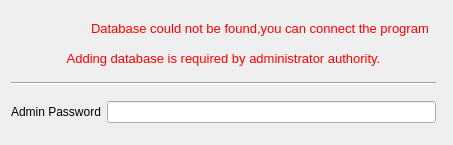
<?xml version="1.0" encoding="UTF-8"?>
<ui version="4.0">
 <class>YONETICI_IZNI_BATCH</class>
 <widget class="QDialog" name="YONETICI_IZNI_BATCH">
  <property name="geometry">
   <rect>
    <x>0</x>
    <y>0</y>
    <width>453</width>
    <height>145</height>
   </rect>
  </property>
  <property name="minimumSize">
   <size>
    <width>0</width>
    <height>145</height>
   </size>
  </property>
  <property name="maximumSize">
   <size>
    <width>780</width>
    <height>145</height>
   </size>
  </property>
  <property name="windowTitle">
   <string>Dialog</string>
  </property>
  <layout class="QGridLayout" name="gridLayout">
   <item row="0" column="0" colspan="2">
    <widget class="QLabel" name="label">
     <property name="sizePolicy">
      <sizepolicy hsizetype="Preferred" vsizetype="Fixed">
       <horstretch>0</horstretch>
       <verstretch>0</verstretch>
      </sizepolicy>
     </property>
     <property name="styleSheet">
      <string notr="true">color:red</string>
     </property>
     <property name="text">
      <string>&lt;!DOCTYPE HTML PUBLIC &quot;-//W3C//DTD HTML 4.0//EN&quot; &quot;http://www.w3.org/TR/REC-html40/strict.dtd&quot;&gt;
&lt;html&gt;&lt;head&gt;&lt;meta name=&quot;qrichtext&quot; content=&quot;1&quot; /&gt;&lt;style type=&quot;text/css&quot;&gt;
p, li { white-space: pre-wrap; }
&lt;/style&gt;&lt;/head&gt;&lt;body style=&quot; font-family:'Ubuntu'; font-size:11pt; font-weight:400; font-style:normal;&quot;&gt;
&lt;p style=&quot; margin-top:0px; margin-bottom:0px; margin-left:0px; margin-right:0px; -qt-block-indent:0; text-indent:0px;&quot;&gt;&lt;span style=&quot; font-family:'Sans Serif'; font-size:10pt;&quot;&gt;	Database could not be found,you can connect the program&lt;/span&gt;&lt;/p&gt;
&lt;p style=&quot;-qt-paragraph-type:empty; margin-top:0px; margin-bottom:0px; margin-left:0px; margin-right:0px; -qt-block-indent:0; text-indent:0px; font-family:'Sans Serif'; font-size:10pt;&quot;&gt;&lt;br /&gt;&lt;/p&gt;
&lt;p align=&quot;center&quot; style=&quot; margin-top:0px; margin-bottom:0px; margin-left:0px; margin-right:0px; -qt-block-indent:0; text-indent:0px;&quot;&gt;&lt;span style=&quot; font-family:'Sans Serif'; font-size:10pt;&quot;&gt;Adding database is required by administrator authority.&lt;/span&gt;&lt;/p&gt;&lt;/body&gt;&lt;/html&gt;</string>
     </property>
    </widget>
   </item>
   <item row="1" column="0" colspan="2">
    <widget class="Line" name="line">
     <property name="orientation">
      <enum>Qt::Horizontal</enum>
     </property>
    </widget>
   </item>
   <item row="2" column="0">
    <widget class="QLabel" name="label_3">
     <property name="sizePolicy">
      <sizepolicy hsizetype="Fixed" vsizetype="Preferred">
       <horstretch>0</horstretch>
       <verstretch>0</verstretch>
      </sizepolicy>
     </property>
     <property name="text">
      <string>Admin Password</string>
     </property>
    </widget>
   </item>
   <item row="2" column="1">
    <widget class="QLineEdit" name="line_edit_yonetici_sifre">
     <property name="echoMode">
      <enum>QLineEdit::Password</enum>
     </property>
    </widget>
   </item>
   <item row="2" column="2">
    <widget class="QWidget" name="widget_run" native="true">
     <property name="sizePolicy">
      <sizepolicy hsizetype="Fixed" vsizetype="Fixed">
       <horstretch>0</horstretch>
       <verstretch>0</verstretch>
      </sizepolicy>
     </property>
    </widget>
   </item>
  </layout>
 </widget>
 <tabstops>
  <tabstop>line_edit_yonetici_sifre</tabstop>
 </tabstops>
 <resources/>
 <connections/>
</ui>
